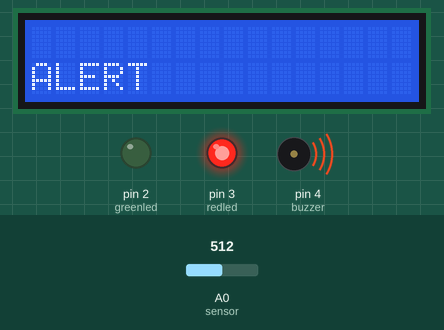
Recording of a sketch running on a simulated Arduino Uno, built with avr-gcc and run on an emulated ATmega328P. Parts: 16×2 character LCD, output pins drawn as LEDs (lit = HIGH), buzzer (waves = sounding). The inputs (shaded band) are chosen by the test bench; at power-on: A0 (sensor) = 512. What the sketch prints to the serial monitor is not drawn.

Above: at 1.2 s.
1.3 s: A0 (sensor) set to 410
5.4 s: A0 (sensor) set to 382
At 8.7 s:
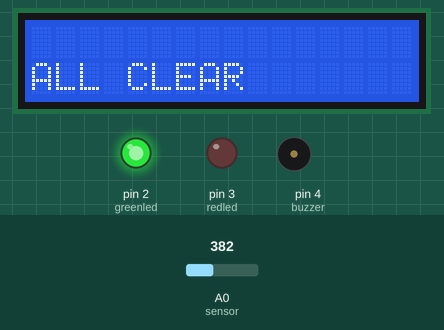
9.5 s: A0 (sensor) set to 511
At 12.9 s:
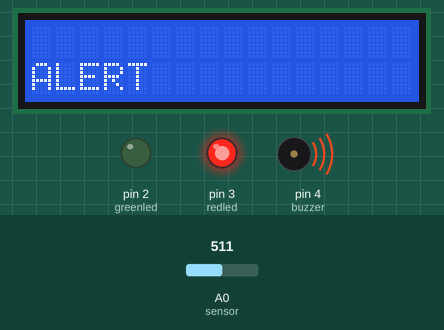
13.6 s: A0 (sensor) set to 390
At 14.9 s:
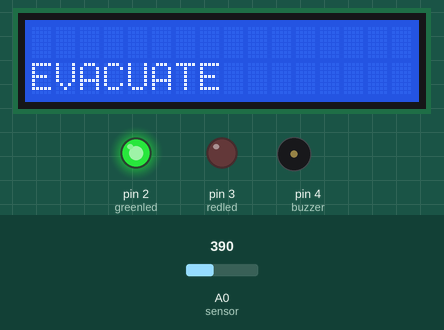
Timing chart, 0 to 16.6 s (numbered marks = the images above; inputs shaded):
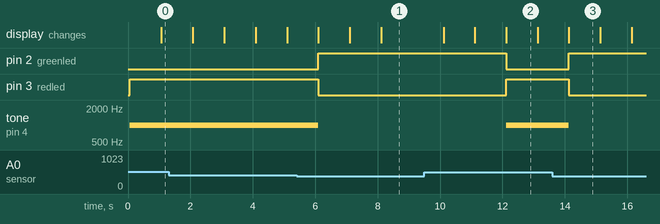

Measured:
- the behaviour switches between 401 and 400 on A0 (sensor) (found by bisection; images 0 and 1)
- after the input at 5.4 s, pin 2 (greenled): LOW → HIGH after 0.70 s; pin 3 (redled): HIGH → LOW after 0.70 s; tone on pin 4 (buzzer): 1000 Hz → silent after 0.70 s
- after the input at 9.5 s, pin 2 (greenled): HIGH → LOW after 2.6 s; pin 3 (redled): LOW → HIGH after 2.6 s; tone on pin 4 (buzzer): silent → 1000 Hz after 2.6 s; the display: first differs from a run without the input after 2.6 s (image 2)
- after the input at 13.6 s, pin 2 (greenled): LOW → HIGH after 0.53 s; pin 3 (redled): HIGH → LOW after 0.53 s; tone on pin 4 (buzzer): 1000 Hz → silent after 0.53 s
- what the display in image 2 shows lasts 1.0 s, from 12.1 s to 13.1 s

The sketch:

Code.ino
```cpp
#include <LiquidCrystal.h>
LiquidCrystal lcd(5,6,8,9,10,11);

int redled=3;
int greenled=2;
int buzzer=4;
int sensor= A0;
int sensorThresh=400;
void setup()
{
pinMode(redled,OUTPUT);
pinMode(greenled,OUTPUT);
pinMode(buzzer,OUTPUT);
pinMode(sensor,INPUT);
Serial.begin(9600);
lcd.begin(16,2);
}
void loop()
{
int analogValue= analogRead(sensor);
Serial.println(analogValue);
if(analogValue>sensorThresh)
{

digitalWrite(redled,HIGH);
digitalWrite(greenled,LOW);
tone(buzzer,1000,10000);
lcd.clear();
lcd.setCursor(0,1);
lcd.print("ALERT");
delay(1000);
lcd.clear();
lcd.setCursor(0,1);
lcd.print("EVACUATE");
}
else
{
digitalWrite(greenled,HIGH);
digitalWrite(redled,LOW);
noTone(buzzer);
delay(1000);
lcd.clear();
lcd.setCursor(0,0);
lcd.print("SAFE");
delay(1000);
lcd.clear();
lcd.setCursor(0,1);
lcd.print("ALL CLEAR");
delay(1000);
}
}
```
